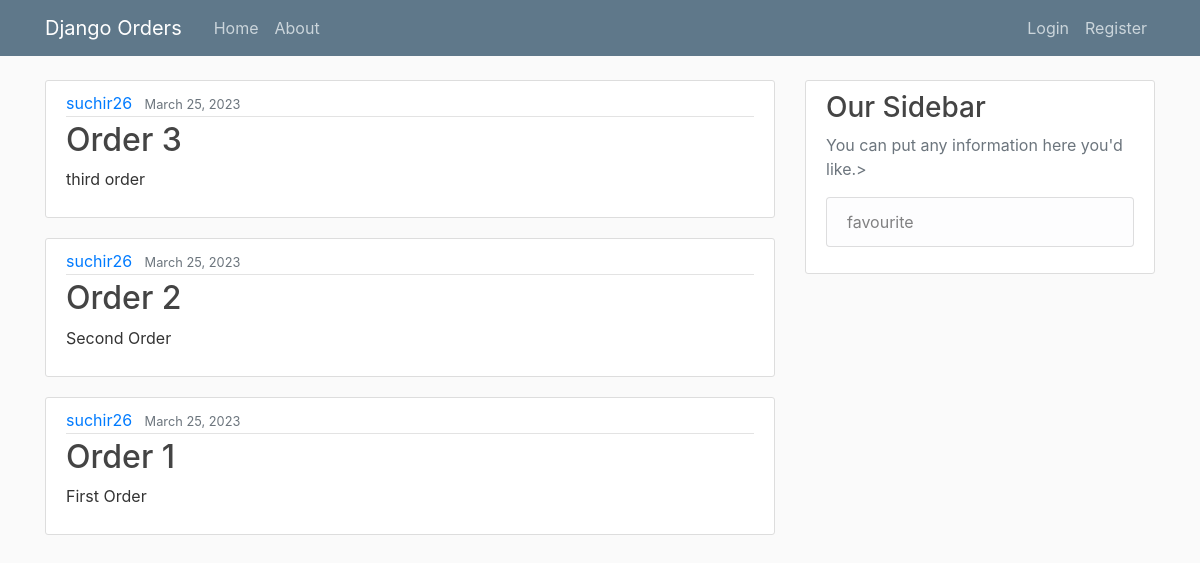
The page / on the database its author committed.
### orders/models.py (models this page shows, shortened)
class Orders(models.Model):
    title = models.CharField(max_length=100)
    content = models.TextField()
    date_posted = models.DateTimeField(default=timezone.now)
    orderer = models.ForeignKey(User, on_delete=models.CASCADE)
    favourites = models.ManyToManyField(User, related_name='favourite', blank=True )

### orders/views.py (the view)
# urls.py: path('', OrdersListView.as_view(), name='orders-home'),
class OrdersListView(ListView):
    model = Orders
    template_name = 'orders/home.html'
    context_object_name = 'orders'
    ordering = ['-date_posted']

### orders/templates/orders/home.html
{% extends "orders/base.html" %}
{% block content %}
  {% for order in orders %}
     <article class="media content-section">
       <div class="media-body">
         <div class="article-metadata">
           <a class="mr-2" href="{% url 'profile'%}">{{ order.orderer }}</a>
           <small class="text-muted">{{ order.date_posted|date:"F d, Y" }}</small>
         </div>
         <h2><a class="article-title" href="{% url 'orders-detail' order.id %}">{{ order.title }}</a></h2>
         <p class="article-content">{{ order.content }}</p>
       </div>
     </article>
   {% endfor %}
{% endblock content %}

### orders/templates/orders/base.html (shortened to what this page needs)
{% load static %}
<!DOCTYPE html>
<html lang="en">
<head>
    <link rel="stylesheet" href="https://cdn.jsdelivr.net/npm/bootstrap@4.3.1/dist/css/bootstrap.min.css">
    <link rel="stylesheet" type="text/css" href="{% static 'orders/main.css'%}">
</head>
<body>
    <header class="site-header">
      <nav class="navbar navbar-expand-md navbar-dark bg-steel fixed-top">
        <div class="container">
          <a class="navbar-brand mr-4" href="{% url 'orders-home'%}">Django Orders</a>
          <div class="collapse navbar-collapse" id="navbarToggle">
            <div class="navbar-nav mr-auto">
              <a class="nav-item nav-link" href="{% url 'orders-home'%}">Home</a>
              <a class="nav-item nav-link" href="{% url 'orders-about'%}">About</a>
            </div>
            <div class="navbar-nav">
                {% if user.is_authenticated %}
                    <a class="nav-item nav-link" href="{% url 'profile'%}">Profile</a>
                    <a class="nav-item nav-link" href="{% url 'logout'%}">Logout</a>
                {% else %}
                    <a class="nav-item nav-link" href="{% url 'login'%}">Login</a>
                    <a class="nav-item nav-link" href="{% url 'register' %}">Register</a>
                {% endif %}
            </div>
          </div>
        </div>
      </nav>
    </header>
    <main role="main" class="container">
      <div class="row">
        <div class="col-md-8">
          {% block content %}{% endblock %}
        </div>
        <div class="col-md-4">
          <div class="content-section">
            <h3>Our Sidebar</h3>
            <p class='text-muted'>You can put any information here you'd like.>
              <ul class="list-group">
                <a class="list-group-item list-group-item-light" href = "{% url 'favourite-list' %}">favourite</a>
              </ul>
            </p>
          </div>
        </div>
      </div>
    </main>
</body>
</html>

### orders/static/orders/main.css (style rules this page uses)
body { background: #fafafa; color: #333333; margin-top: 5rem; }
h1, h2, h3, h4, h5, h6 { color: #444444; }
ul { margin: 0; }
.bg-steel { background-color: #5f788a; }
.site-header .navbar-nav .nav-link { color: #cbd5db; }
.content-section { background: #ffffff; padding: 10px 20px; border: 1px solid #dddddd; border-radius: 3px; margin-bottom: 20px; }
.article-title { color: #444444; }
.article-content { white-space: pre-line; }
.article-metadata { padding-bottom: 1px; margin-bottom: 4px; border-bottom: 1px solid #e3e3e3 }

### rows shown on the page
Orders: orderer "suchir26", date_posted "March 25, 2023", title "Order 3", content "third order"
Orders: orderer "suchir26", date_posted "March 25, 2023", title "Order 2", content "Second Order"
Orders: orderer "suchir26", date_posted "March 25, 2023", title "Order 1", content "First Order"
